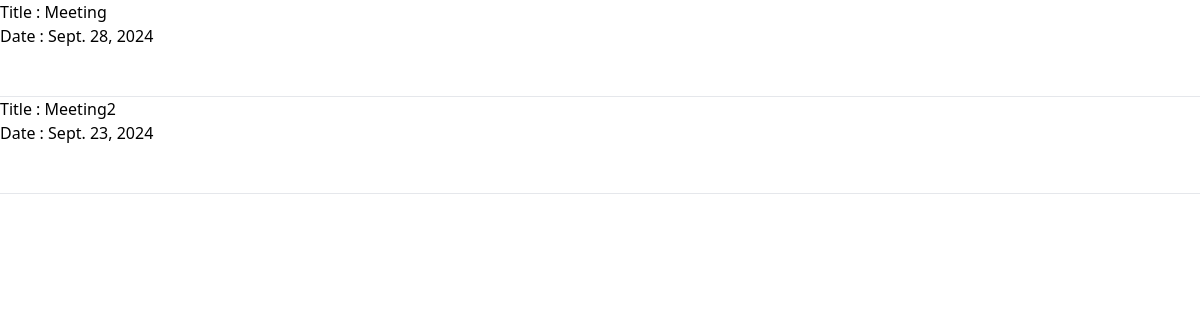
/user/notification/, run on an earlier commit of the app's database.
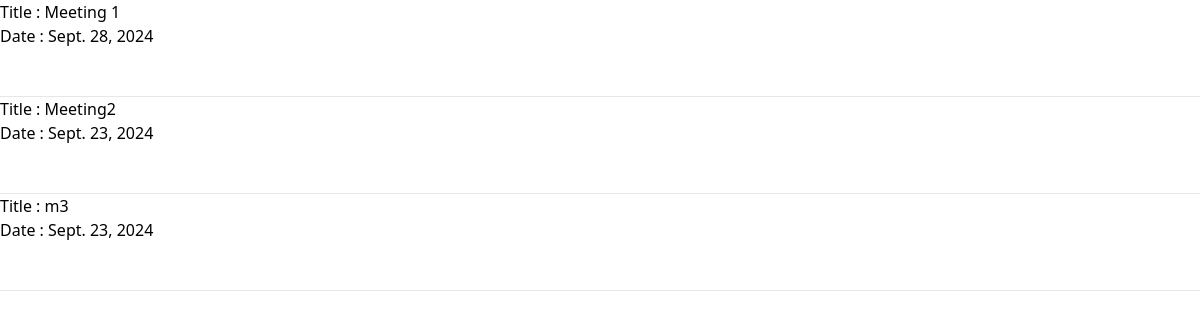
And on a later commit of the database.
### officer/models.py (models this page shows, shortened)
class Notification(models.Model):
    title = models.CharField(max_length=150)
    description = models.TextField()
    date = models.DateField()
    published = models.BooleanField(default=False)

### vayal_user/views/notification.py (the view)
# urls.py: path('notification/',notification.index, name='notifications'),
def index(request):
    notifications = Notification.objects.filter(published=True)
    return render(request,'vayal_user/notification/index.html',{'notifications':notifications})

### vayal_user/templates/vayal_user/notification/index.html (shortened to what this page needs)
{% extends 'base.html' %}
{% block content %}
<ol>
{% for notification in notifications %}
<li>
    Title : {{notification.title}} <br>
    Date : {{notification.date}} <br>
</li>
<br><br><hr>
{% endfor %}
</ol>
{% endblock content %}

What changed in the data, as far as the page shows it:
changed Notification: title "Meeting" → "Meeting 1"
added Notification: title "m3", date "Sept. 23, 2024"
